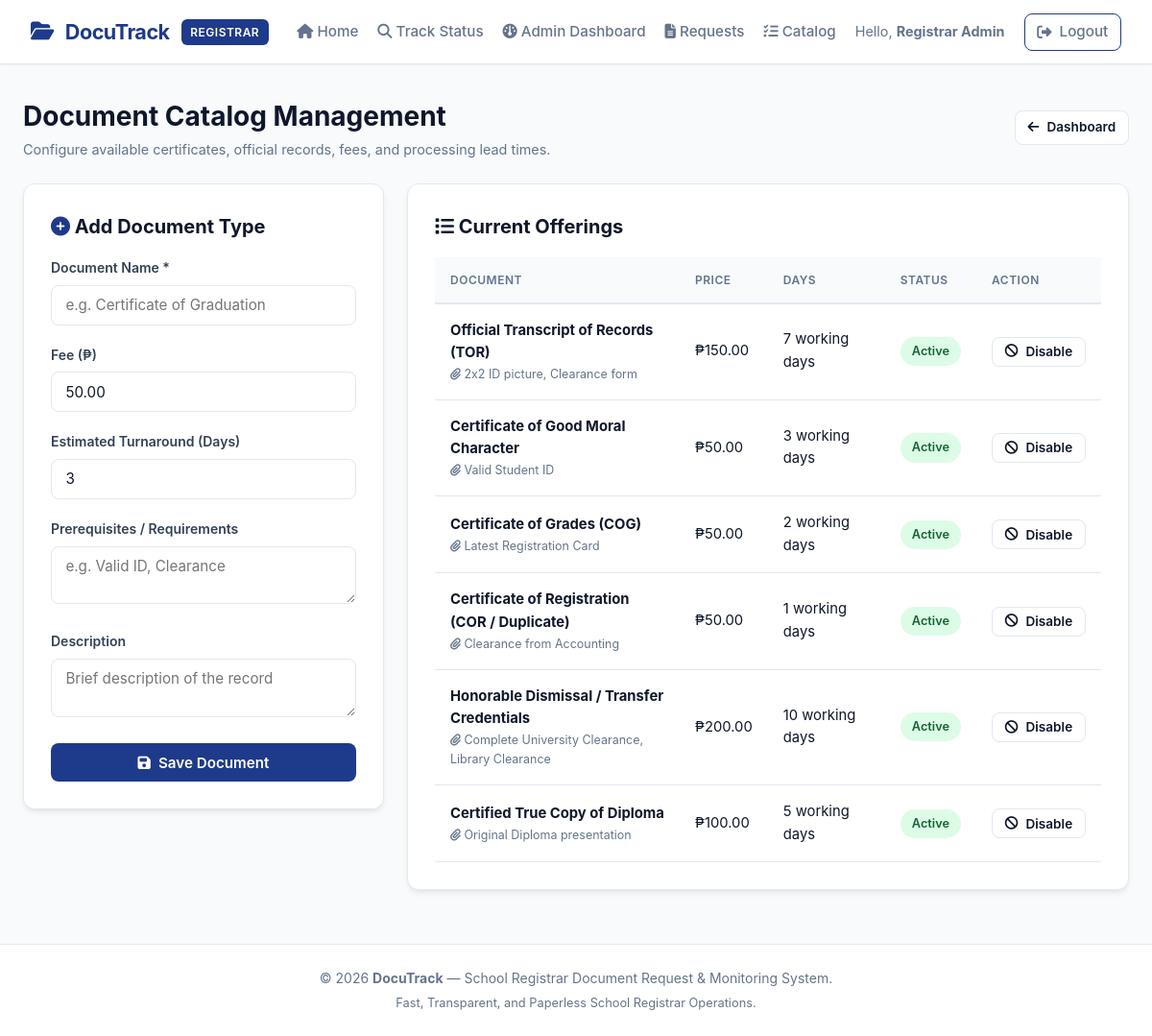
The app's page /admin/documents.php (signed in) with its own data.
### tables this page shows
CREATE TABLE IF NOT EXISTS `document_types` (
    `id` INT AUTO_INCREMENT PRIMARY KEY,
    `name` VARCHAR(150) NOT NULL,
    `description` TEXT NULL,
    `price` DECIMAL(10,2) NOT NULL DEFAULT 0.00,
    `processing_days` INT NOT NULL DEFAULT 3,
    `requirements` TEXT NULL,
    `is_active` TINYINT(1) NOT NULL DEFAULT 1,
    `created_at` TIMESTAMP DEFAULT CURRENT_TIMESTAMP
);

### admin/documents.php (the view, shortened to what this page needs)
<?php
require_once __DIR__ . '/../config/db.php';
$docs = $pdo->query("SELECT * FROM document_types ORDER BY id ASC")->fetchAll();
require_once __DIR__ . '/../includes/header.php';
?>
<div style="display: flex; justify-content: space-between; align-items: center; margin-bottom: 1.5rem; flex-wrap: wrap; gap: 1rem;">
    <div>
        <h1 style="font-size: 1.75rem; color: var(--dark); font-weight: 700;">Document Catalog Management</h1>
        <p style="color: var(--muted); font-size: 0.9rem;">Configure available certificates, official records, fees, and processing lead times.</p>
    </div>
    <div>
        <a href="/DocuTrack/admin/dashboard.php" class="btn btn-secondary btn-sm">
            <i class="fa-solid fa-arrow-left"></i> Dashboard
        </a>
    </div>
</div>
<div style="display: grid; grid-template-columns: 1fr 2fr; gap: 1.5rem; align-items: flex-start;">
    <div class="card">
        <h3 class="card-title"><i class="fa-solid fa-plus-circle" style="color: var(--primary);"></i> Add Document Type</h3>
        <form action="/DocuTrack/admin/documents.php" method="POST">
            <div class="form-group">
                <label class="form-label" for="name">Document Name *</label>
                <input type="text" id="name" name="name" class="form-control" placeholder="e.g. Certificate of Graduation" required>
            </div>
            <div class="form-group">
                <label class="form-label" for="price">Fee (₱)</label>
                <input type="number" step="0.50" id="price" name="price" class="form-control" value="50.00" required>
            </div>
            <div class="form-group">
                <label class="form-label" for="processing_days">Estimated Turnaround (Days)</label>
                <input type="number" id="processing_days" name="processing_days" class="form-control" value="3" min="1" required>
            </div>
            <div class="form-group">
                <label class="form-label" for="requirements">Prerequisites / Requirements</label>
                <textarea id="requirements" name="requirements" rows="2" class="form-control" placeholder="e.g. Valid ID, Clearance"></textarea>
            </div>
            <div class="form-group">
                <label class="form-label" for="description">Description</label>
                <textarea id="description" name="description" rows="2" class="form-control" placeholder="Brief description of the record"></textarea>
            </div>
            <button type="submit" class="btn btn-primary" style="width: 100%;">
                <i class="fa-solid fa-floppy-disk"></i> Save Document
            </button>
        </form>
    </div>
    <div class="card">
        <h3 class="card-title"><i class="fa-solid fa-list"></i> Current Offerings</h3>
        <div class="table-responsive">
            <table class="table">
                <thead>
                    <tr>
                        <th>Document</th>
                        <th>Price</th>
                        <th>Days</th>
                        <th>Status</th>
                        <th>Action</th>
                    </tr>
                </thead>
                <tbody>
                    <?php foreach ($docs as $d): ?>
                        <tr>
                            <td>
                                <strong><?= htmlspecialchars($d['name']) ?></strong>
                                <?php if (!empty($d['requirements'])): ?>
                                    <div style="font-size: 0.78rem; color: var(--muted);"><i class="fa-solid fa-paperclip"></i> <?= htmlspecialchars($d['requirements']) ?></div>
                                <?php endif; ?>
                            </td>
                            <td>₱<?= number_format($d['price'], 2) ?></td>
                            <td><?= $d['processing_days'] ?> working days</td>
                            <td>
                                <?php if ($d['is_active']): ?>
                                    <span class="badge badge-ready">Active</span>
                                <?php else: ?>
                                    <span class="badge badge-rejected">Disabled</span>
                                <?php endif; ?>
                            </td>
                            <td>
                                <form action="/DocuTrack/admin/documents.php" method="POST" style="display:inline;">
                                    <button type="submit" class="btn btn-sm btn-secondary" title="Toggle active status">
                                        <?= $d['is_active'] ? '<i class="fa-solid fa-ban"></i> Disable' : '<i class="fa-solid fa-check"></i> Enable' ?>
                                    </button>
                                </form>
                            </td>
                        </tr>
                    <?php endforeach; ?>
                </tbody>
            </table>
        </div>
    </div>
</div>
<?php require_once __DIR__ . '/../includes/footer.php'; ?>

### includes/header.php (shortened to what this page needs)
<?php
$isLoggedIn = isset($_SESSION['user_id']);
$userRole = $_SESSION['user_role'] ?? null;
$userName = $_SESSION['user_name'] ?? 'User';
?>
<!DOCTYPE html>
<html lang="en">
<head>
    <link rel="stylesheet" href="/DocuTrack/assets/css/style.css">
    <link rel="stylesheet" href="https://cdnjs.cloudflare.com/ajax/libs/font-awesome/6.4.0/css/all.min.css">
</head>
<body>
<header class="navbar">
    <a href="/DocuTrack/index.php" class="navbar-brand">
        <i class="fa-solid fa-folder-open"></i>
        <span>DocuTrack</span>
        <span class="brand-badge">Registrar</span>
    </a>
    <nav>
        <ul class="nav-links">
            <li><a href="/DocuTrack/index.php"><i class="fa-solid fa-house"></i> Home</a></li>
            <li><a href="/DocuTrack/track.php"><i class="fa-solid fa-magnifying-glass"></i> Track Status</a></li>
            <?php if ($isLoggedIn): ?>
                <?php if ($userRole === 'admin'): ?>
                    <li><a href="/DocuTrack/admin/dashboard.php"><i class="fa-solid fa-gauge"></i> Admin Dashboard</a></li>
                    <li><a href="/DocuTrack/admin/requests.php"><i class="fa-solid fa-file-lines"></i> Requests</a></li>
                    <li><a href="/DocuTrack/admin/documents.php"><i class="fa-solid fa-list-check"></i> Catalog</a></li>
                <?php else: ?>
                    <li><a href="/DocuTrack/student/dashboard.php"><i class="fa-solid fa-user"></i> My Requests</a></li>
                    <li><a href="/DocuTrack/student/new_request.php"><i class="fa-solid fa-plus-circle"></i> Request Document</a></li>
                <?php endif; ?>
                <li><span style="color: var(--muted); font-size: 0.9rem;">Hello, <strong><?= htmlspecialchars($userName) ?></strong></span></li>
                <li><a href="/DocuTrack/logout.php" class="btn btn-sm btn-outline"><i class="fa-solid fa-right-from-bracket"></i> Logout</a></li>
            <?php else: ?>
                <li><a href="/DocuTrack/login.php" class="btn btn-sm btn-secondary"><i class="fa-solid fa-arrow-right-to-bracket"></i> Login</a></li>
                <li><a href="/DocuTrack/register.php" class="btn btn-sm btn-primary"><i class="fa-solid fa-user-plus"></i> Register</a></li>
            <?php endif; ?>
        </ul>
    </nav>
</header>
<main class="main-content">

### includes/footer.php (shortened to what this page needs)
</main>
<footer class="footer">
    <div>
        &copy; <?= date('Y') ?> <strong>DocuTrack</strong> — School Registrar Document Request & Monitoring System.
    </div>
    <div style="font-size: 0.8rem; margin-top: 0.25rem;">
        Fast, Transparent, and Paperless School Registrar Operations.
    </div>
</footer>
</body>
</html>

### assets/css/style.css (style rules this page uses)
:root { --primary: #1e3a8a; --primary-hover: #1e40af; --primary-light: #eff6ff; --secondary: #0f766e; --accent: #f59e0b; --success: #10b981; --danger: #ef4444; --warning: #f59e0b; --info: #0284c7; --dark: #0f172a; --muted: #64748b; --border: #e2e8f0; --bg-light: #f8fafc; --white: #ffffff; --card-shadow: 0 4px 6px -1px rgba(0, 0, 0, 0.07), 0 2px 4px -2px rgba(0, 0, 0, 0.05); --hover-shadow: 0 10px 15px -3px rgba(0, 0, 0, 0.1), 0 4px 6px -4px rgba(0, 0, 0, 0.05); }
* { box-sizing: border-box; margin: 0; padding: 0; font-family: -apple-system, BlinkMacSystemFont, "Segoe UI", Roboto, "Helvetica Neue", Arial, sans-serif; }
body { background-color: var(--bg-light); color: var(--dark); min-height: 100vh; display: flex; flex-direction: column; line-height: 1.6; }
.navbar { background: #ffffff; border-bottom: 1px solid var(--border); padding: 0.85rem 2rem; display: flex; align-items: center; justify-content: space-between; box-shadow: 0 1px 3px rgba(0, 0, 0, 0.05); position: sticky; top: 0; z-index: 50; }
.navbar-brand { display: flex; align-items: center; gap: 0.75rem; text-decoration: none; color: var(--primary); font-weight: 700; font-size: 1.35rem; letter-spacing: -0.5px; }
.brand-badge { background: var(--primary); color: #fff; padding: 0.25rem 0.6rem; border-radius: 6px; font-size: 0.75rem; font-weight: 600; text-transform: uppercase; letter-spacing: 0.5px; }
.nav-links { display: flex; align-items: center; gap: 1.25rem; list-style: none; }
.nav-links a { text-decoration: none; color: var(--muted); font-weight: 500; font-size: 0.95rem; transition: color 0.2s; }
.btn { display: inline-flex; align-items: center; justify-content: center; gap: 0.5rem; padding: 0.6rem 1.2rem; border-radius: 8px; font-weight: 600; font-size: 0.95rem; text-decoration: none; cursor: pointer; border: 1px solid transparent; transition: all 0.2s ease; }
.btn-primary { background-color: var(--primary); color: #ffffff; }
.btn-secondary { background-color: #ffffff; color: var(--dark); border-color: var(--border); }
.btn-outline { background-color: transparent; border: 1px solid var(--primary); color: var(--primary); }
.btn-sm { padding: 0.4rem 0.8rem; font-size: 0.85rem; }
.main-content { flex: 1; max-width: 1200px; width: 100%; margin: 2rem auto; padding: 0 1.5rem; }
.card { background: #ffffff; border: 1px solid var(--border); border-radius: 12px; padding: 1.75rem; box-shadow: var(--card-shadow); margin-bottom: 1.5rem; }
.card-title { font-size: 1.25rem; font-weight: 700; color: var(--dark); margin-bottom: 1rem; }
.form-group { margin-bottom: 1.25rem; }
.form-label { display: block; margin-bottom: 0.4rem; font-size: 0.875rem; font-weight: 600; color: #334155; }
.form-control, .form-select { width: 100%; padding: 0.65rem 0.9rem; border: 1px solid var(--border); border-radius: 8px; font-size: 0.95rem; color: var(--dark); background-color: #fff; outline: none; transition: border-color 0.2s, box-shadow 0.2s; }
.table-responsive { overflow-x: auto; }
.table { width: 100%; border-collapse: collapse; text-align: left; font-size: 0.925rem; }
.table th { background: var(--bg-light); color: var(--muted); font-weight: 600; padding: 0.85rem 1rem; border-bottom: 2px solid var(--border); text-transform: uppercase; font-size: 0.75rem; letter-spacing: 0.5px; }
.table td { padding: 1rem; border-bottom: 1px solid var(--border); vertical-align: middle; }
.badge { display: inline-block; padding: 0.3rem 0.75rem; border-radius: 9999px; font-size: 0.8rem; font-weight: 600; text-transform: capitalize; }
.badge-ready { background: #dcfce7; color: #166534; }
.footer { background: #ffffff; border-top: 1px solid var(--border); padding: 1.5rem 2rem; text-align: center; color: var(--muted); font-size: 0.875rem; margin-top: auto; }

### records on screen
document_types: name "Official Transcript of Records (TOR)", requirements "2x2 ID picture, Clearance form", price "150.00", processing_days "7", is_active "Active"
document_types: name "Certificate of Good Moral Character", requirements "Valid Student ID", price "50.00", processing_days "3", is_active "Active"
document_types: name "Certificate of Grades (COG)", requirements "Latest Registration Card", price "50.00", processing_days "2", is_active "Active"
document_types: name "Certificate of Registration (COR / Duplicate)", requirements "Clearance from Accounting", price "50.00", processing_days "1", is_active "Active"
document_types: name "Honorable Dismissal / Transfer Credentials", requirements "Complete University Clearance, Library Clearance", price "200.00", processing_days "10", is_active "Active"
document_types: name "Certified True Copy of Diploma", requirements "Original Diploma presentation", price "100.00", processing_days "5", is_active "Active"

### other values on screen
$userName "Registrar Admin"
